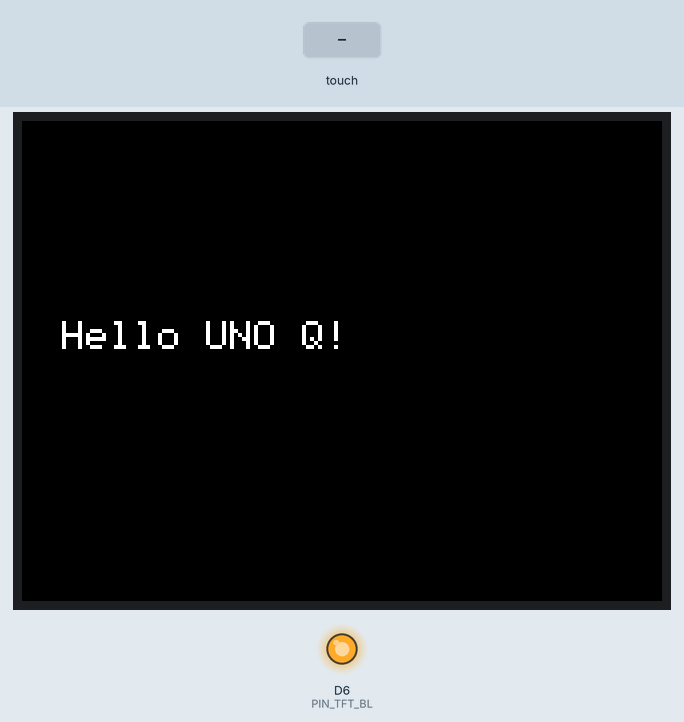
This sketch was run on a simulated ESP8266 (NodeMCU). On the bench: 320×240 colour display, output pins drawn as LEDs (lit = HIGH). Inputs (shaded band) come from the test bench. What the sketch prints to the serial monitor is not drawn.

Above: at 0.3 s.
2.5 s: touch panel pressed at 13 % / 10 % of its raw x / y range
At 3.3 s:
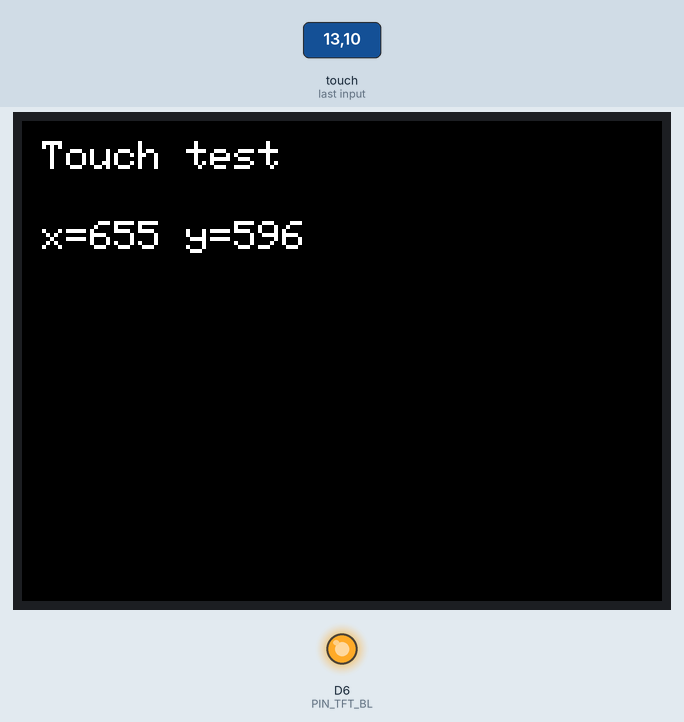
5.5 s: touch panel pressed at 38 % / 10 % of its raw x / y range
At 8.0 s:
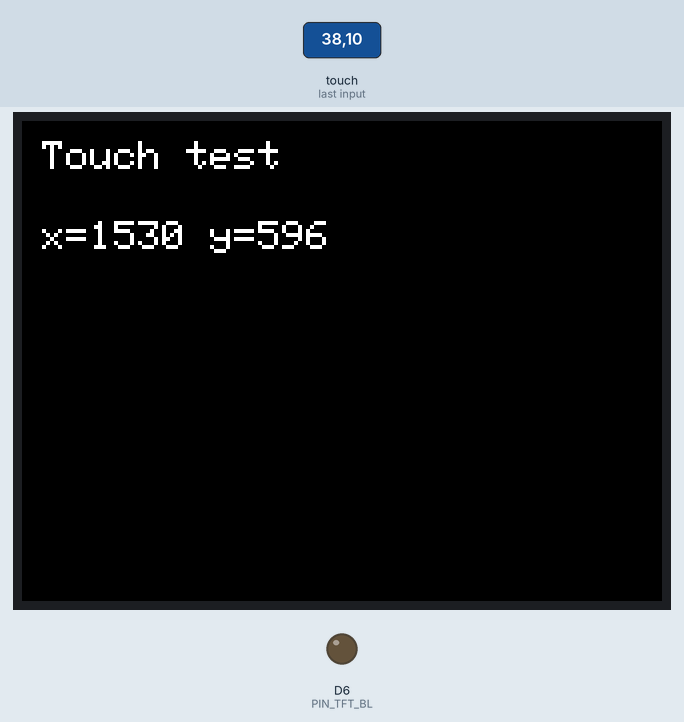
8.3 s: touch panel pressed at 62 % / 10 % of its raw x / y range
At 8.8 s:
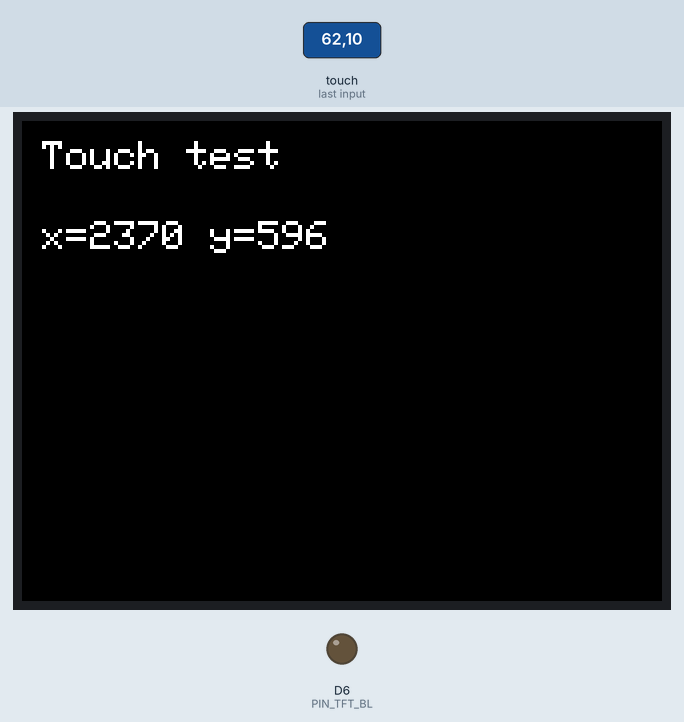
11.3 s: touch panel pressed at 87 % / 10 % of its raw x / y range
At 12.2 s:
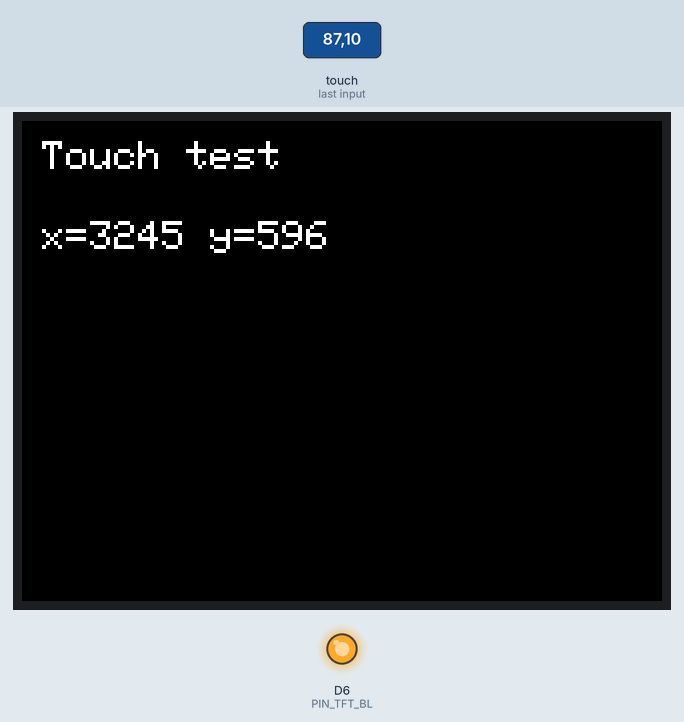
17.2 s: touch panel pressed at 13 % / 30 % of its raw x / y range
At 18.8 s:
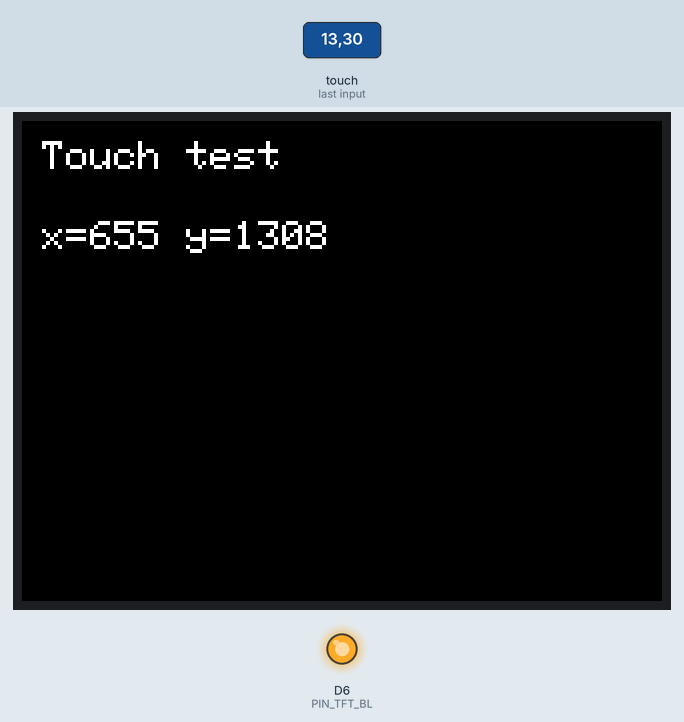
19.9 s: touch panel pressed at 38 % / 30 % of its raw x / y range
At 20.3 s:
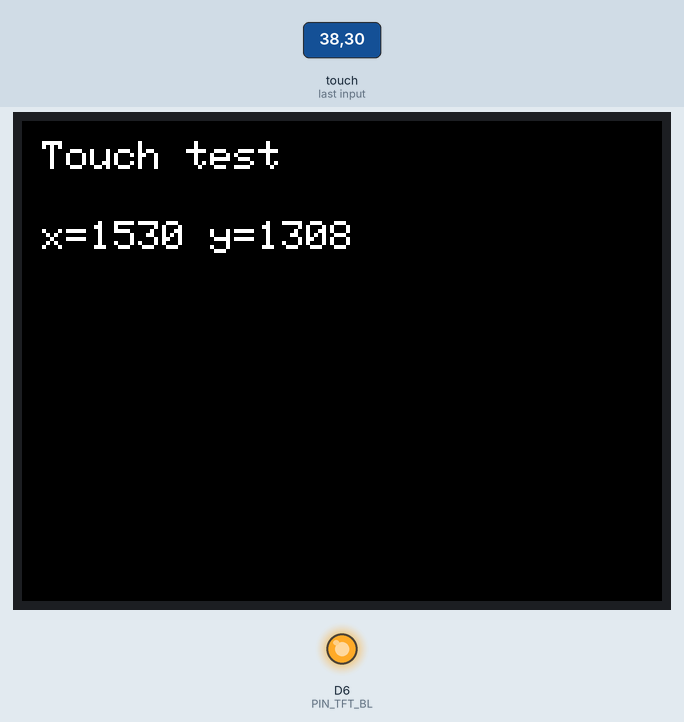
Timing chart, 0 to 29.6 s (numbered marks = the images above; inputs shaded):
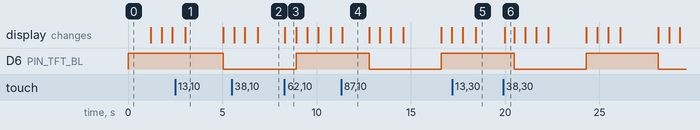

The sketch:

tft_bringup_test.ino
```cpp
// TFT + touch bring-up test for Arduino UNO Q + WeAct 2.8" ILI9341/XPT2046.
// Fills the screen with colors, prints touch coordinates, and cycles backlight.

#include <Arduino_GFX_Library.h>
#include <XPT2046_Touchscreen.h>

#define PIN_TFT_CS    D10
#define PIN_TFT_DC    D8
#define PIN_TFT_RST   D9
#define PIN_TFT_BL    D6
#define PIN_TCH_CS    D7
#define PIN_TCH_IRQ   D2

#define SCREEN_W 320
#define SCREEN_H 240

#ifndef BLACK
#define BLACK 0x0000
#define WHITE 0xFFFF
#define RED   0xF800
#define GREEN 0x07E0
#define BLUE  0x001F
#endif

Arduino_DataBus* bus = new Arduino_HWSPI(PIN_TFT_DC, PIN_TFT_CS);
Arduino_GFX* gfx = new Arduino_ILI9341(bus, PIN_TFT_RST, 3 /* landscape 320x240 */);
XPT2046_Touchscreen ts(PIN_TCH_CS, PIN_TCH_IRQ);

void setup() {
    Serial.begin(115200);
    while (!Serial && millis() < 2000) { }
    Serial.println("TFT bring-up test");

    pinMode(PIN_TFT_BL, OUTPUT);
    analogWrite(PIN_TFT_BL, 255);

    gfx->begin(40000000);
    Serial.println("Display init done");

    ts.begin();
    ts.setRotation(3);
    Serial.println("Touch init done");

    gfx->fillScreen(BLACK);
    gfx->setTextColor(WHITE, BLACK);
    gfx->setTextSize(2);
    gfx->setCursor(20, 100);
    gfx->print("Hello UNO Q!");
    delay(1000);
}

void loop() {
    gfx->fillScreen(RED);
    delay(500);
    gfx->fillScreen(GREEN);
    delay(500);
    gfx->fillScreen(BLUE);
    delay(500);
    gfx->fillScreen(BLACK);

    gfx->setTextColor(WHITE, BLACK);
    gfx->setTextSize(2);
    gfx->setCursor(10, 10);
    gfx->print("Touch test");

    for (int i = 0; i < 20; i++) {
        if (ts.touched()) {
            TS_Point p = ts.getPoint();
            Serial.print("Raw touch: ");
            Serial.print(p.x);
            Serial.print(",");
            Serial.println(p.y);

            gfx->fillRect(10, 40, 300, 40, BLACK);
            gfx->setCursor(10, 50);
            gfx->print("x=");
            gfx->print(p.x);
            gfx->print(" y=");
            gfx->print(p.y);
        }
        delay(100);
    }

    static uint8_t bl = 255;
    bl = bl ? 0 : 255;
    analogWrite(PIN_TFT_BL, bl);
}
```

Measured:
- after the input at 2.5 s, the display: changes after 0.53 s (image 1)
- after the input at 5.5 s, the display: first differs from a run without the input after 1.4 s (image 2)
- after the input at 11.3 s, the display: changes after 0.07 s (image 4)
- after the input at 17.2 s, the display: first differs from a run without the input after 1.2 s (image 5)
- what the display in image 1 shows lasts 2.1 s, from 3.0 s to 5.1 s
- what the display in image 3 shows lasts 0.6 s, from 8.3 s to 8.9 s
- what the display in image 4 shows lasts 1.4 s, from 11.4 s to 12.8 s
